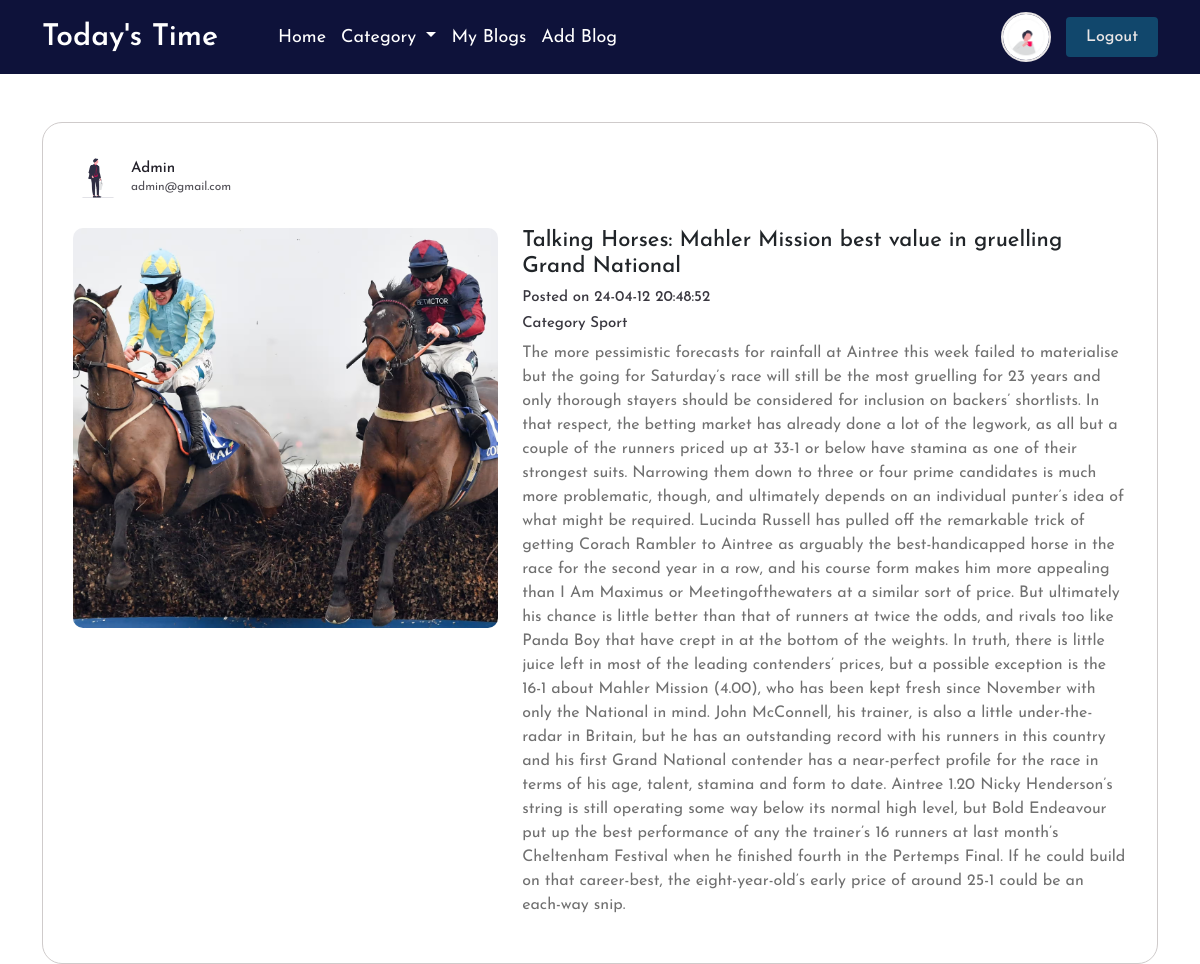
The page /single-blog.php?post_id=11 (signed in) on the database its author committed.
### tables this page shows
CREATE TABLE `user` (
  `user_id` int(11) NOT NULL,
  `user_name` varchar(255) NOT NULL,
  `user_email` varchar(255) NOT NULL,
  `user_password` varchar(255) NOT NULL,
  `avatar` varchar(255) DEFAULT NULL,
  `user_role` enum('admin','user','blogger') NOT NULL DEFAULT 'user',
  `token` int(11) DEFAULT NULL,
  `create_user_data` varchar(255) DEFAULT NULL,
  `update_user_data` varchar(255) DEFAULT NULL,
  `user_show` enum('0','1') NOT NULL DEFAULT '1'
);

CREATE TABLE `post` (
  `post_id` int(11) NOT NULL,
  `post_title` varchar(255) NOT NULL,
  `post_desc` text NOT NULL,
  `post_image` varchar(255) NOT NULL,
  `category_id` int(11) NOT NULL,
  `user_id` int(11) NOT NULL,
  `create_post_data` varchar(255) DEFAULT NULL,
  `update_post_data` varchar(255) DEFAULT NULL,
  `post_show` enum('0','1') NOT NULL DEFAULT '1'
);

CREATE TABLE `post_category` (
  `category_id` int(11) NOT NULL,
  `category_name` varchar(255) NOT NULL,
  `category_desc` varchar(255) NOT NULL,
  `create_category_data` varchar(255) DEFAULT NULL,
  `update_category_data` varchar(255) DEFAULT NULL,
  `category_show` enum('0','1') NOT NULL DEFAULT '1'
);

### single-blog.php (the view, shortened to what this page needs)
<?php
require_once("./config/connect.php");
$id = $_SESSION['id'];
$selectUser = "SELECT * FROM user WHERE user_id = '$id'";
$resUser = mysqli_fetch_assoc(mysqli_query($conn, $selectUser));
$post_id = $_GET['post_id'];
$selectPost = "SELECT post.*, user.user_name, user.user_email, user.avatar, post_category.category_name FROM post LEFT JOIN user
                ON post.user_id = user.user_id LEFT JOIN post_category ON post.category_id = post_category.category_id
                WHERE post_id = '$post_id'";
$dataPost = mysqli_fetch_assoc(mysqli_query($conn, $selectPost));
?>
<!DOCTYPE html>
<html lang="en">
<head>
    <link rel="stylesheet" type="text/css" href="./assets/css/style.css">
    <link rel="stylesheet" type="text/css" href="./assets/css/media.css">
    <link rel="stylesheet" href="https://cdn.jsdelivr.net/npm/bootstrap@5.3.3/dist/css/bootstrap.min.css">
    <link rel="stylesheet" href="https://cdnjs.cloudflare.com/ajax/libs/font-awesome/6.5.2/css/all.min.css">
</head>
<body>
    <header id="header">
        <div class="container-xl ">
            <div class="navbar-normal">
                <a class="logo" href="index.php">Today's Time</a>
                <div class="nav-inner">
                    <ul class="navbar-nav" id="menu">
                        <li class="nav-item">
                            <a class="nav-link active" aria-current="page" href="index.php">Home</a>
                        </li>
                        <li class="nav-item dropdown">
                            <a class="nav-link dropdown-toggle" href="#" role="button" data-bs-toggle="dropdown" aria-expanded="false">
                                Category
                            </a>
                        </li>
                        <?php if ($resUser['user_role'] == 'user') : ?>
                            <li class="nav-item">
                                <a class="nav-link active" aria-current="page" href="./become-blogger.php">Become Blogger</a>
                            </li>
                        <?php else : ?>
                            <li class="nav-item">
                                <a class="nav-link active" aria-current="page" href="./index.php?blog_user=<?php echo $id ?>">My Blogs</a>
                            </li>
                            <li class="nav-item">
                                <a class="nav-link active" aria-current="page" href="./add-post.php">Add Blog</a>
                            </li>
                        <?php endif ?>
                    </ul>
                    <div class="nav-r">
                        <div class="avatar">
                            <a href="profile.php" class="profile">
                                <?php if ($resUser['avatar']) : ?>
                                    <img src="./uploads/<?php echo $resUser['avatar'] ?>" alt="Avatar">
                                <?php else : ?>
                                    <img src="./uploads/default_avatar.png" alt="Avatar">
                                <?php endif ?>
                            </a>
                        </div>
                        <a href="logout.php" class="logout-btn">Logout</a>
                    </div>
                </div>
            </div>
        </div>
    </header>
    <section id="single-blog" class="mt-5 d-flex flex-column gap-5">
        <div class="container-lg">
            <div class="sin-blog-main">
                <div class="author-info d-flex gap-2 align-items-center">
                    <div class="author-img">
                        <?php if ($dataPost['avatar']) : ?>
                            <img src="./uploads/<?php echo $dataPost['avatar']; ?>" alt="Blogger Image">
                        <?php else : ?>
                            <img src="./uploads/default_avatar.png" alt="Blogger Image">
                        <?php endif ?>
                    </div>
                    <div class="author-name d-flex flex-column ">
                        <h5><?php echo $dataPost['user_name']; ?></h5>
                        <span><?php echo $dataPost['user_email']; ?></span>
                    </div>
                </div>
                <div class="sin-blog">
                    <div class="row g-4 ">
                        <div class="col-lg-5">
                            <div class="sin-blog-img">
                                <img src="./uploads/<?php echo $dataPost['post_image']; ?>" class="img-fluid " alt="Post Image">
                            </div>
                        </div>
                        <div class="col-lg-7">
                            <div class="sin-blog-title">
                                <h3><?php echo $dataPost['post_title']; ?></h3>
                            </div>
                            <h5 class="sin-blog-date">Posted on <span><?php echo $dataPost['update_post_data']; ?></span></h5>
                            <h5 class="sin-blog-date">Category <span><?php echo $dataPost['category_name']; ?></span></h5>
                            <p class="sin-blog-para"><?php echo $dataPost['post_desc']; ?></p>
                        </div>
                    </div>
                </div>
            </div>
        </div>
    </section>
</body>
</html>

### assets/css/style.css (style rules this page uses)
* { padding: 0; margin: 0; box-sizing: border-box; text-decoration: none !important; list-style: none !important; font-family: "Josefin Sans", sans-serif; }
body, html { scroll-behavior: smooth; overflow-x: hidden; position: relative; }
:root { --white: #fff; --light: #e9e6e6; --dark: #0e123a; --primary: #11476c; --secondary: #0a65a1; --info: #3893d0; --accent1: #24222b; --accent2: #3b5aa8; --accent3: #2a6adb; --success: #059753; --warning: #e1c706; --danger: #fe0654; }
#header { width: 100%; height: auto; background-color: var(--dark); }
.navbar-normal { width: 100%; height: auto; padding: 12px 0px; display: flex; align-items: center; }
.logo { width: 17%; font-size: 30px !important; font-weight: 600; color: var(--white) !important; margin-right: 16px !important; }
.nav-inner { width: 82%; display: flex; align-items: center; justify-content: space-between; }
#menu { margin: 0px !important; flex-direction: row !important; align-items: center !important; gap: 15px; }
.nav-link { font-size: 18px !important; color: var(--white) !important; }
.nav-r { display: flex; align-items: center; gap: 15px; }
.avatar { width: 50px; height: 50px; border: 2px solid var(--light); border-radius: 50%; overflow: hidden; }
.avatar img { width: 100%; height: 100%; object-fit: cover; }
.logout-btn { display: inline-block; font-weight: 500; padding: 8px 20px; color: var(--light); background-color: var(--primary); border-radius: 4px; }
#single-blog { width: 100%; height: auto; padding: 0px 20px; }
.sin-blog-main { width: 100%; height: auto; padding: 30px; border: 1px solid #cfcbcb; border-radius: 20px; }
.author-info { width: 100%; height: auto; margin-bottom: 25px; }
.author-img { width: 50px; height: 50px; border-radius: 50%; overflow: hidden; }
.author-img img { width: 100%; height: 100%; object-fit: cover; }
.author-name h5 { font-size: 15px; color: var(--accent1); margin-bottom: 0; }
.author-name span { font-size: 12px; color: var(--accent1); opacity: 0.8; }
.sin-blog { width: 100%; height: auto; }
.sin-blog-img { border-radius: 10px; overflow: hidden; }
.sin-blog-img img { width: 100%; height: 400px; object-fit: cover; }
.sin-blog-title h3 { font-size: 22px; }
.sin-blog-date { font-size: 15px; color: var(--accent1); opacity: 0.9; }
.sin-blog-para { font-size: 16px; color: #707070; }

### assets/css/media.css (style rules this page uses)
@media (min-width: 992px) and (max-width: 1200px) { .logo { width: 20%; } }
@media (min-width: 992px) and (max-width: 1200px) { .nav-inner { width: 80%; } }

### rows shown on the page
user: avatar (picture)
post: user.avatar (picture), user.user_name "Admin", user.user_email "admin@gmail.com", post_image (picture), post_title "Talking Horses: Mahler Mission best value in gruelling Grand National", update_post_data "24-04-12 20:48:52", category.category_name "Sport", post_desc "The more pessimistic forecasts for rainfall at Aintree this week failed to materialise but the going for Saturday’s race will still be the most gruelling for 23 years and only thorough stayers should be considered for inclusion on backers’ shortlists. In that respect, the betting market has already done a lot of the legwork, as all but a couple of the runners priced up at 33-1 or below have stamina as one of their strongest suits. Narrowing them down to three or four prime candidates is much more problematic, though, and ultimately depends on an individual punter’s idea of what might be required. Lucinda Russell has pulled off the remarkable trick of getting Corach Rambler to Aintree as…"
